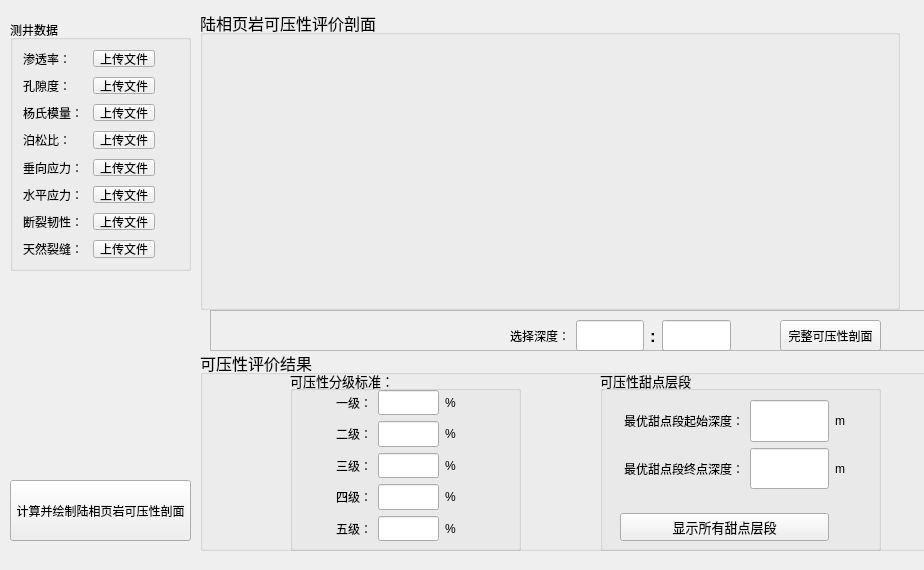
<?xml version="1.0" encoding="UTF-8"?>
<ui version="4.0">
 <class>Form</class>
 <widget class="QWidget" name="Form">
  <property name="geometry">
   <rect>
    <x>0</x>
    <y>0</y>
    <width>924</width>
    <height>570</height>
   </rect>
  </property>
  <property name="sizePolicy">
   <sizepolicy hsizetype="Fixed" vsizetype="Fixed">
    <horstretch>0</horstretch>
    <verstretch>0</verstretch>
   </sizepolicy>
  </property>
  <property name="font">
   <font>
    <weight>50</weight>
    <bold>false</bold>
   </font>
  </property>
  <property name="windowTitle">
   <string>陆相页岩可压性评价软件</string>
  </property>
  <property name="autoFillBackground">
   <bool>false</bool>
  </property>
  <widget class="QGroupBox" name="formGroupBox">
   <property name="geometry">
    <rect>
     <x>10</x>
     <y>20</y>
     <width>181</width>
     <height>251</height>
    </rect>
   </property>
   <property name="title">
    <string>测井数据</string>
   </property>
   <property name="flat">
    <bool>false</bool>
   </property>
   <layout class="QFormLayout" name="formLayout">
    <property name="horizontalSpacing">
     <number>10</number>
    </property>
    <property name="verticalSpacing">
     <number>10</number>
    </property>
    <property name="leftMargin">
     <number>10</number>
    </property>
    <property name="topMargin">
     <number>10</number>
    </property>
    <property name="rightMargin">
     <number>10</number>
    </property>
    <property name="bottomMargin">
     <number>10</number>
    </property>
    <item row="0" column="0">
     <widget class="QLabel" name="lb_permeability">
      <property name="text">
       <string>渗透率：</string>
      </property>
     </widget>
    </item>
    <item row="0" column="1">
     <widget class="QToolButton" name="lb_permeability_submit">
      <property name="text">
       <string>上传文件</string>
      </property>
     </widget>
    </item>
    <item row="1" column="0">
     <widget class="QLabel" name="lb_porosity">
      <property name="text">
       <string>孔隙度：</string>
      </property>
     </widget>
    </item>
    <item row="1" column="1">
     <widget class="QToolButton" name="lb_porosity_submit">
      <property name="text">
       <string>上传文件</string>
      </property>
     </widget>
    </item>
    <item row="2" column="0">
     <widget class="QLabel" name="lb_youngs_module">
      <property name="text">
       <string>杨氏模量：</string>
      </property>
     </widget>
    </item>
    <item row="2" column="1">
     <widget class="QToolButton" name="lb_youngs_module_submit">
      <property name="text">
       <string>上传文件</string>
      </property>
     </widget>
    </item>
    <item row="3" column="0">
     <widget class="QLabel" name="lb_poison_ratio">
      <property name="text">
       <string>泊松比：</string>
      </property>
     </widget>
    </item>
    <item row="3" column="1">
     <widget class="QToolButton" name="lb_poison_ratio_submit">
      <property name="text">
       <string>上传文件</string>
      </property>
     </widget>
    </item>
    <item row="4" column="0">
     <widget class="QLabel" name="lb_v_stress">
      <property name="text">
       <string>垂向应力：</string>
      </property>
     </widget>
    </item>
    <item row="4" column="1">
     <widget class="QToolButton" name="lb_v_stress_submit">
      <property name="text">
       <string>上传文件</string>
      </property>
     </widget>
    </item>
    <item row="5" column="0">
     <widget class="QLabel" name="lb_h_stress">
      <property name="text">
       <string>水平应力：</string>
      </property>
     </widget>
    </item>
    <item row="5" column="1">
     <widget class="QToolButton" name="lb_h_stress_submit">
      <property name="text">
       <string>上传文件</string>
      </property>
     </widget>
    </item>
    <item row="6" column="0">
     <widget class="QLabel" name="lb_frac_toughness">
      <property name="text">
       <string>断裂韧性：</string>
      </property>
     </widget>
    </item>
    <item row="6" column="1">
     <widget class="QToolButton" name="lb_frac_toughness_submit">
      <property name="text">
       <string>上传文件</string>
      </property>
     </widget>
    </item>
    <item row="7" column="0">
     <widget class="QLabel" name="lb_natural_frac">
      <property name="text">
       <string>天然裂缝：</string>
      </property>
     </widget>
    </item>
    <item row="7" column="1">
     <widget class="QToolButton" name="lb_natural_frac_submit">
      <property name="text">
       <string>上传文件</string>
      </property>
     </widget>
    </item>
   </layout>
  </widget>
  <widget class="QGroupBox" name="verticalGroupBox">
   <property name="geometry">
    <rect>
     <x>200</x>
     <y>10</y>
     <width>700</width>
     <height>300</height>
    </rect>
   </property>
   <property name="font">
    <font>
     <pointsize>12</pointsize>
    </font>
   </property>
   <property name="title">
    <string>陆相页岩可压性评价剖面</string>
   </property>
   <layout class="QVBoxLayout" name="verticalLayout">
    <property name="leftMargin">
     <number>10</number>
    </property>
    <property name="topMargin">
     <number>10</number>
    </property>
    <property name="rightMargin">
     <number>10</number>
    </property>
    <property name="bottomMargin">
     <number>10</number>
    </property>
    <item>
     <layout class="QVBoxLayout" name="verticalLayout_graph">
      <property name="bottomMargin">
       <number>0</number>
      </property>
     </layout>
    </item>
   </layout>
  </widget>
  <widget class="QGroupBox" name="groupBox_2">
   <property name="geometry">
    <rect>
     <x>200</x>
     <y>350</y>
     <width>781</width>
     <height>201</height>
    </rect>
   </property>
   <property name="font">
    <font>
     <pointsize>12</pointsize>
    </font>
   </property>
   <property name="title">
    <string>可压性评价结果</string>
   </property>
   <widget class="QGroupBox" name="groupBox_3">
    <property name="geometry">
     <rect>
      <x>90</x>
      <y>20</y>
      <width>231</width>
      <height>181</height>
     </rect>
    </property>
    <property name="font">
     <font>
      <pointsize>10</pointsize>
     </font>
    </property>
    <property name="title">
     <string>可压性分级标准：</string>
    </property>
    <widget class="QWidget" name="gridLayoutWidget_2">
     <property name="geometry">
      <rect>
       <x>20</x>
       <y>20</y>
       <width>197</width>
       <height>151</height>
      </rect>
     </property>
     <layout class="QGridLayout" name="gridLayout_2">
      <item row="1" column="0">
       <widget class="QLabel" name="label_6">
        <property name="sizePolicy">
         <sizepolicy hsizetype="Expanding" vsizetype="Expanding">
          <horstretch>1</horstretch>
          <verstretch>1</verstretch>
         </sizepolicy>
        </property>
        <property name="font">
         <font>
          <pointsize>9</pointsize>
         </font>
        </property>
        <property name="text">
         <string>二级：</string>
        </property>
        <property name="alignment">
         <set>Qt::AlignRight|Qt::AlignTrailing|Qt::AlignVCenter</set>
        </property>
       </widget>
      </item>
      <item row="1" column="2">
       <widget class="QLabel" name="label_9">
        <property name="font">
         <font>
          <pointsize>9</pointsize>
         </font>
        </property>
        <property name="text">
         <string>%</string>
        </property>
       </widget>
      </item>
      <item row="0" column="2">
       <widget class="QLabel" name="label_8">
        <property name="sizePolicy">
         <sizepolicy hsizetype="Preferred" vsizetype="Preferred">
          <horstretch>1</horstretch>
          <verstretch>0</verstretch>
         </sizepolicy>
        </property>
        <property name="font">
         <font>
          <pointsize>9</pointsize>
         </font>
        </property>
        <property name="text">
         <string>%</string>
        </property>
       </widget>
      </item>
      <item row="2" column="1">
       <widget class="QLineEdit" name="le_show_lv3">
        <property name="sizePolicy">
         <sizepolicy hsizetype="Expanding" vsizetype="Expanding">
          <horstretch>1</horstretch>
          <verstretch>1</verstretch>
         </sizepolicy>
        </property>
        <property name="font">
         <font>
          <pointsize>9</pointsize>
         </font>
        </property>
        <property name="text">
         <string/>
        </property>
        <property name="alignment">
         <set>Qt::AlignRight|Qt::AlignTrailing|Qt::AlignVCenter</set>
        </property>
        <property name="readOnly">
         <bool>true</bool>
        </property>
       </widget>
      </item>
      <item row="1" column="1">
       <widget class="QLineEdit" name="le_show_lv2">
        <property name="sizePolicy">
         <sizepolicy hsizetype="Expanding" vsizetype="Expanding">
          <horstretch>0</horstretch>
          <verstretch>1</verstretch>
         </sizepolicy>
        </property>
        <property name="text">
         <string/>
        </property>
        <property name="alignment">
         <set>Qt::AlignRight|Qt::AlignTrailing|Qt::AlignVCenter</set>
        </property>
        <property name="readOnly">
         <bool>true</bool>
        </property>
       </widget>
      </item>
      <item row="2" column="2">
       <widget class="QLabel" name="label_11">
        <property name="font">
         <font>
          <pointsize>9</pointsize>
         </font>
        </property>
        <property name="text">
         <string>%</string>
        </property>
       </widget>
      </item>
      <item row="0" column="0">
       <widget class="QLabel" name="label_7">
        <property name="sizePolicy">
         <sizepolicy hsizetype="Expanding" vsizetype="Expanding">
          <horstretch>1</horstretch>
          <verstretch>1</verstretch>
         </sizepolicy>
        </property>
        <property name="font">
         <font>
          <pointsize>9</pointsize>
         </font>
        </property>
        <property name="text">
         <string>一级：</string>
        </property>
        <property name="alignment">
         <set>Qt::AlignRight|Qt::AlignTrailing|Qt::AlignVCenter</set>
        </property>
       </widget>
      </item>
      <item row="2" column="0">
       <widget class="QLabel" name="label_10">
        <property name="sizePolicy">
         <sizepolicy hsizetype="Expanding" vsizetype="Expanding">
          <horstretch>1</horstretch>
          <verstretch>1</verstretch>
         </sizepolicy>
        </property>
        <property name="font">
         <font>
          <pointsize>9</pointsize>
         </font>
        </property>
        <property name="text">
         <string>三级：</string>
        </property>
        <property name="alignment">
         <set>Qt::AlignRight|Qt::AlignTrailing|Qt::AlignVCenter</set>
        </property>
       </widget>
      </item>
      <item row="0" column="1">
       <widget class="QLineEdit" name="le_show_lv1">
        <property name="sizePolicy">
         <sizepolicy hsizetype="Expanding" vsizetype="Expanding">
          <horstretch>0</horstretch>
          <verstretch>1</verstretch>
         </sizepolicy>
        </property>
        <property name="font">
         <font>
          <stylestrategy>PreferDefault</stylestrategy>
          <kerning>true</kerning>
         </font>
        </property>
        <property name="text">
         <string/>
        </property>
        <property name="alignment">
         <set>Qt::AlignRight|Qt::AlignTrailing|Qt::AlignVCenter</set>
        </property>
        <property name="readOnly">
         <bool>true</bool>
        </property>
       </widget>
      </item>
      <item row="3" column="1">
       <widget class="QLineEdit" name="le_show_lv4">
        <property name="sizePolicy">
         <sizepolicy hsizetype="Expanding" vsizetype="Expanding">
          <horstretch>1</horstretch>
          <verstretch>1</verstretch>
         </sizepolicy>
        </property>
        <property name="font">
         <font>
          <pointsize>9</pointsize>
         </font>
        </property>
        <property name="text">
         <string/>
        </property>
        <property name="alignment">
         <set>Qt::AlignRight|Qt::AlignTrailing|Qt::AlignVCenter</set>
        </property>
        <property name="readOnly">
         <bool>true</bool>
        </property>
       </widget>
      </item>
      <item row="3" column="2">
       <widget class="QLabel" name="label_13">
        <property name="font">
         <font>
          <pointsize>9</pointsize>
         </font>
        </property>
        <property name="text">
         <string>%</string>
        </property>
       </widget>
      </item>
      <item row="3" column="0">
       <widget class="QLabel" name="label_12">
        <property name="sizePolicy">
         <sizepolicy hsizetype="Expanding" vsizetype="Expanding">
          <horstretch>1</horstretch>
          <verstretch>1</verstretch>
         </sizepolicy>
        </property>
        <property name="font">
         <font>
          <pointsize>9</pointsize>
         </font>
        </property>
        <property name="text">
         <string>四级：</string>
        </property>
        <property name="alignment">
         <set>Qt::AlignRight|Qt::AlignTrailing|Qt::AlignVCenter</set>
        </property>
       </widget>
      </item>
      <item row="4" column="0">
       <widget class="QLabel" name="label_16">
        <property name="sizePolicy">
         <sizepolicy hsizetype="Expanding" vsizetype="Expanding">
          <horstretch>1</horstretch>
          <verstretch>1</verstretch>
         </sizepolicy>
        </property>
        <property name="font">
         <font>
          <pointsize>9</pointsize>
         </font>
        </property>
        <property name="text">
         <string>五级：</string>
        </property>
        <property name="alignment">
         <set>Qt::AlignRight|Qt::AlignTrailing|Qt::AlignVCenter</set>
        </property>
       </widget>
      </item>
      <item row="4" column="1">
       <widget class="QLineEdit" name="le_show_lv5">
        <property name="sizePolicy">
         <sizepolicy hsizetype="Expanding" vsizetype="Expanding">
          <horstretch>1</horstretch>
          <verstretch>1</verstretch>
         </sizepolicy>
        </property>
        <property name="font">
         <font>
          <pointsize>9</pointsize>
         </font>
        </property>
        <property name="text">
         <string/>
        </property>
        <property name="alignment">
         <set>Qt::AlignRight|Qt::AlignTrailing|Qt::AlignVCenter</set>
        </property>
        <property name="readOnly">
         <bool>true</bool>
        </property>
       </widget>
      </item>
      <item row="4" column="2">
       <widget class="QLabel" name="label_18">
        <property name="font">
         <font>
          <pointsize>9</pointsize>
         </font>
        </property>
        <property name="text">
         <string>%</string>
        </property>
       </widget>
      </item>
     </layout>
    </widget>
   </widget>
   <widget class="QGroupBox" name="groupBox_5">
    <property name="geometry">
     <rect>
      <x>400</x>
      <y>20</y>
      <width>281</width>
      <height>181</height>
     </rect>
    </property>
    <property name="font">
     <font>
      <pointsize>10</pointsize>
     </font>
    </property>
    <property name="title">
     <string>可压性甜点层段</string>
    </property>
    <widget class="QWidget" name="gridLayoutWidget_3">
     <property name="geometry">
      <rect>
       <x>20</x>
       <y>30</y>
       <width>255</width>
       <height>141</height>
      </rect>
     </property>
     <layout class="QGridLayout" name="gridLayout_3">
      <item row="1" column="2">
       <widget class="QLabel" name="label_19">
        <property name="sizePolicy">
         <sizepolicy hsizetype="Preferred" vsizetype="Preferred">
          <horstretch>1</horstretch>
          <verstretch>0</verstretch>
         </sizepolicy>
        </property>
        <property name="font">
         <font>
          <pointsize>9</pointsize>
         </font>
        </property>
        <property name="text">
         <string>m</string>
        </property>
       </widget>
      </item>
      <item row="1" column="0">
       <widget class="QLabel" name="label_21">
        <property name="sizePolicy">
         <sizepolicy hsizetype="Expanding" vsizetype="Expanding">
          <horstretch>2</horstretch>
          <verstretch>1</verstretch>
         </sizepolicy>
        </property>
        <property name="font">
         <font>
          <pointsize>9</pointsize>
         </font>
        </property>
        <property name="text">
         <string> 最优甜点段终点深度：</string>
        </property>
        <property name="alignment">
         <set>Qt::AlignRight|Qt::AlignTrailing|Qt::AlignVCenter</set>
        </property>
       </widget>
      </item>
      <item row="2" column="0" colspan="3">
       <spacer name="horizontalSpacer_2">
        <property name="orientation">
         <enum>Qt::Horizontal</enum>
        </property>
        <property name="sizeHint" stdset="0">
         <size>
          <width>40</width>
          <height>18</height>
         </size>
        </property>
       </spacer>
      </item>
      <item row="0" column="1">
       <widget class="QLineEdit" name="le_show_startdessert">
        <property name="sizePolicy">
         <sizepolicy hsizetype="Expanding" vsizetype="Expanding">
          <horstretch>2</horstretch>
          <verstretch>2</verstretch>
         </sizepolicy>
        </property>
        <property name="font">
         <font>
          <stylestrategy>PreferDefault</stylestrategy>
          <kerning>true</kerning>
         </font>
        </property>
        <property name="text">
         <string/>
        </property>
        <property name="alignment">
         <set>Qt::AlignRight|Qt::AlignTrailing|Qt::AlignVCenter</set>
        </property>
        <property name="readOnly">
         <bool>true</bool>
        </property>
       </widget>
      </item>
      <item row="1" column="1">
       <widget class="QLineEdit" name="le_show_enddessert">
        <property name="sizePolicy">
         <sizepolicy hsizetype="Expanding" vsizetype="Expanding">
          <horstretch>1</horstretch>
          <verstretch>2</verstretch>
         </sizepolicy>
        </property>
        <property name="font">
         <font>
          <pointsize>9</pointsize>
         </font>
        </property>
        <property name="text">
         <string/>
        </property>
        <property name="alignment">
         <set>Qt::AlignRight|Qt::AlignTrailing|Qt::AlignVCenter</set>
        </property>
        <property name="readOnly">
         <bool>true</bool>
        </property>
       </widget>
      </item>
      <item row="0" column="0">
       <widget class="QLabel" name="label_20">
        <property name="sizePolicy">
         <sizepolicy hsizetype="Expanding" vsizetype="Expanding">
          <horstretch>2</horstretch>
          <verstretch>1</verstretch>
         </sizepolicy>
        </property>
        <property name="font">
         <font>
          <pointsize>9</pointsize>
         </font>
        </property>
        <property name="text">
         <string>最优甜点段起始深度：</string>
        </property>
        <property name="alignment">
         <set>Qt::AlignRight|Qt::AlignTrailing|Qt::AlignVCenter</set>
        </property>
       </widget>
      </item>
      <item row="0" column="2">
       <widget class="QLabel" name="label_17">
        <property name="sizePolicy">
         <sizepolicy hsizetype="Preferred" vsizetype="Preferred">
          <horstretch>1</horstretch>
          <verstretch>0</verstretch>
         </sizepolicy>
        </property>
        <property name="font">
         <font>
          <pointsize>9</pointsize>
         </font>
        </property>
        <property name="text">
         <string>m</string>
        </property>
       </widget>
      </item>
      <item row="3" column="0" colspan="2">
       <widget class="QPushButton" name="pb_show_part_2">
        <property name="text">
         <string>显示所有甜点层段</string>
        </property>
       </widget>
      </item>
     </layout>
    </widget>
   </widget>
  </widget>
  <widget class="QFrame" name="frame">
   <property name="geometry">
    <rect>
     <x>210</x>
     <y>310</y>
     <width>731</width>
     <height>41</height>
    </rect>
   </property>
   <property name="frameShape">
    <enum>QFrame::StyledPanel</enum>
   </property>
   <property name="frameShadow">
    <enum>QFrame::Raised</enum>
   </property>
   <widget class="QWidget" name="horizontalLayoutWidget">
    <property name="geometry">
     <rect>
      <x>300</x>
      <y>10</y>
      <width>221</width>
      <height>31</height>
     </rect>
    </property>
    <layout class="QHBoxLayout" name="horizontalLayout">
     <item>
      <widget class="QLabel" name="lb_depth">
       <property name="sizePolicy">
        <sizepolicy hsizetype="Expanding" vsizetype="Expanding">
         <horstretch>0</horstretch>
         <verstretch>0</verstretch>
        </sizepolicy>
       </property>
       <property name="text">
        <string>选择深度：</string>
       </property>
      </widget>
     </item>
     <item>
      <widget class="QLineEdit" name="le_startdepth">
       <property name="sizePolicy">
        <sizepolicy hsizetype="Expanding" vsizetype="Minimum">
         <horstretch>0</horstretch>
         <verstretch>0</verstretch>
        </sizepolicy>
       </property>
       <property name="sizeIncrement">
        <size>
         <width>0</width>
         <height>0</height>
        </size>
       </property>
       <property name="alignment">
        <set>Qt::AlignRight|Qt::AlignTrailing|Qt::AlignVCenter</set>
       </property>
      </widget>
     </item>
     <item>
      <widget class="QLabel" name="lb_maohao">
       <property name="sizePolicy">
        <sizepolicy hsizetype="Preferred" vsizetype="Expanding">
         <horstretch>0</horstretch>
         <verstretch>0</verstretch>
        </sizepolicy>
       </property>
       <property name="font">
        <font>
         <family>Arial</family>
         <pointsize>13</pointsize>
         <weight>75</weight>
         <bold>true</bold>
        </font>
       </property>
       <property name="text">
        <string>:</string>
       </property>
      </widget>
     </item>
     <item>
      <widget class="QLineEdit" name="le_enddepth">
       <property name="sizePolicy">
        <sizepolicy hsizetype="Expanding" vsizetype="Expanding">
         <horstretch>0</horstretch>
         <verstretch>0</verstretch>
        </sizepolicy>
       </property>
       <property name="alignment">
        <set>Qt::AlignRight|Qt::AlignTrailing|Qt::AlignVCenter</set>
       </property>
      </widget>
     </item>
    </layout>
   </widget>
   <widget class="QPushButton" name="pb_show_part">
    <property name="geometry">
     <rect>
      <x>570</x>
      <y>10</y>
      <width>101</width>
      <height>31</height>
     </rect>
    </property>
    <property name="text">
     <string>完整可压性剖面</string>
    </property>
   </widget>
  </widget>
  <widget class="QPushButton" name="compute_fi">
   <property name="geometry">
    <rect>
     <x>10</x>
     <y>480</y>
     <width>181</width>
     <height>61</height>
    </rect>
   </property>
   <property name="text">
    <string>计算并绘制陆相页岩可压性剖面</string>
   </property>
  </widget>
  <zorder>verticalGroupBox</zorder>
  <zorder>formGroupBox</zorder>
  <zorder>groupBox_2</zorder>
  <zorder>frame</zorder>
  <zorder>compute_fi</zorder>
 </widget>
 <resources/>
 <connections/>
</ui>
